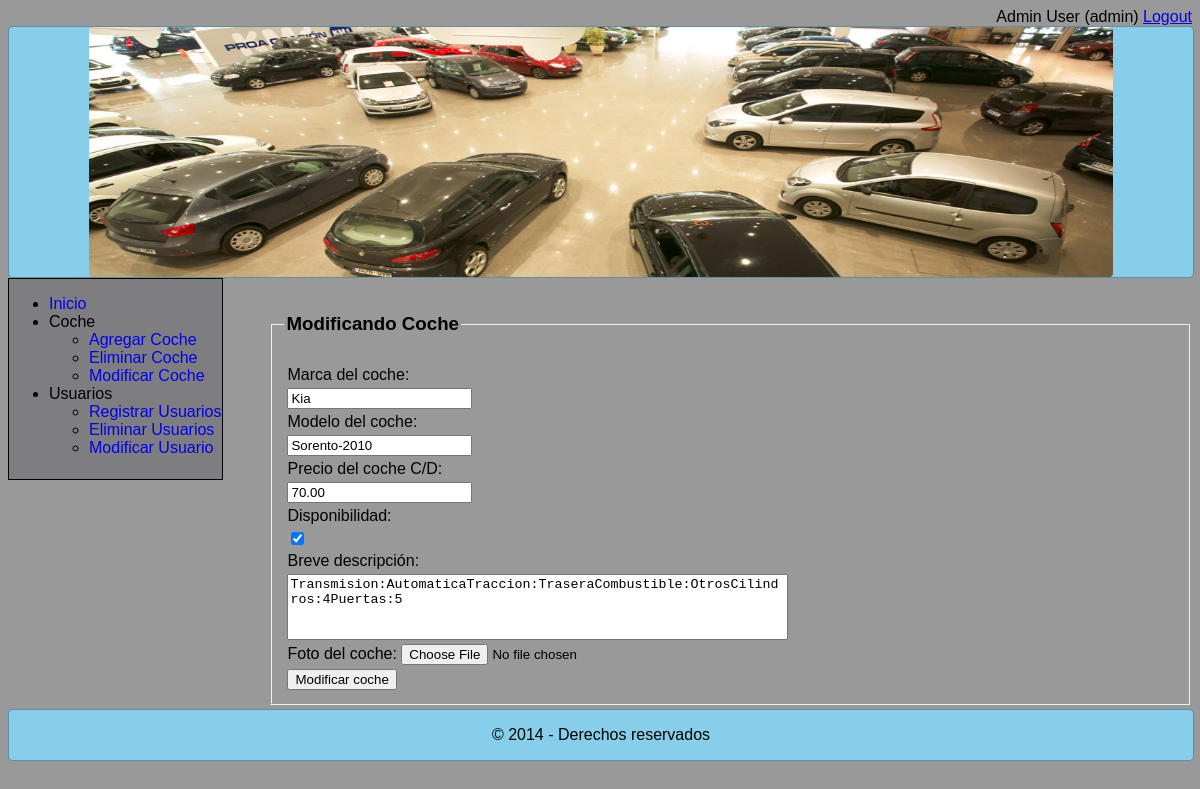
Screenshot of /modificando_coche.php?id_coche=9 (signed in) with the database file from the repository.
### tables this page shows
CREATE TABLE `producto` (
  `id_producto` int(11) NOT NULL AUTO_INCREMENT,
  `marca` varchar(60) NOT NULL,
  `modelo` varchar(60) NOT NULL,
  `foto` varchar(250) NOT NULL,
  `precio` decimal(10,2) NOT NULL,
  `disponibilidad` tinyint(1) NOT NULL,
  `descripcion` varchar(150) NOT NULL,
  PRIMARY KEY (`id_producto`),
  UNIQUE KEY `modelo` (`modelo`)
);

### modificando_coche.php (the view, shortened to what this page needs)
<?php
	$id_coche = $_GET['id_coche'];
	require("lib/conexion_db.php");
?>
<html>
	<head>
		<link rel = 'stylesheet' href = 'styles/estilo.css'>
	</head>
	<body>
		<?php
			include("admin/nav-admin.php");
		?>
		<div id="cuerpoadmin">
		<form action = "procesar_modificar_coche.php" method = "post" onSubmit = "return validarCampos()" enctype = "multipart/form-data">
			<fieldset> <legend><h3>Modificando Coche</h3></legend>
				<?php
					$marca = null;
					$modelo = null;
					$precio = null;
					$descripcion = null;
					$query = "SELECT * FROM producto where id_producto = '$id_coche'";
					$resultado = mysqli_query($conexion, $query);
					if ($row = mysqli_fetch_array($resultado)) {
						$marca = $row['marca'];
						$modelo = $row['modelo'];
						$precio = $row['precio'];
						$descripcion = $row['descripcion'];
					}
					echo "<table>
							<tr><td><input type = 'hidden' name = 'id_coche' value = '$id_coche' required = 'required'/></td></tr>
							<tr><td>Marca del coche:</td></tr>
							<tr><td><input type = 'text' id = 'marca' name = 'marca' placeholder = 'Marca del coche' maxlength = '60' value = '$marca' required = 'required'/> <br></td></tr>
							<tr><td>Modelo del coche:</td></tr>
							<tr><td><input type = 'text' id = 'modelo' name = 'modelo' placeholder = 'Modelo del coche' maxlength = '60' value = '$modelo' required = 'required'/> <br></td></tr>
							<tr><td>Precio del coche C/D:</td></tr>
							<tr><td><input type = 'text' id = 'precio' name = 'precio' placeholder = 'Precio por día' maxlength = '10' value = '$precio' onKeyPress = 'return soloNumeros(event);' required = 'required'/> <br></td></tr>
							<tr><td>Disponibilidad:</td></tr>
							<tr><td><input type = 'checkbox' id = 'disponibilidad' name = 'disponibilidad' checked> <br></td></tr>
							<tr><td>Breve descripción:</td></tr>
							<tr><td><textarea rows = '4' cols = '60' id = 'descripcion' name = 'descripcion' placeholder = 'Aqui la descripción' maxlength = '150' required = 'required'/ style = 'resize: none;'>$descripcion</textarea> <br></td></tr>
							<tr><td>Foto del coche: <input type = 'file' id = 'foto_coche' name = 'foto_coche'> <br></td></tr>
							<tr><td><input type = 'submit' value = 'Modificar coche'></td></tr>
						</table>";
				?>
			</fieldset>
		</form>
		</div>
		<footer>
			<p>&copy; 2014 - Derechos reservados</p>
		</footer>
	</body>
</html>

### styles/estilo.css (style rules this page uses)
body { background-color: rgba(0,0,0,0.4); font-family: arial; }
footer { text-align: center; background-color: skyblue; border: 1px solid rgba(0,0,0,0.3); border-radius: 5px; height: 50px; width: 100%; }
#cuerpoadmin { width: 78%; height: 415px; float: right; }
footer { clear: both; }

### rows the page displays
producto: marca "Kia", modelo "Sorento-2010", precio "70.00", descripcion "Transmision:AutomaticaTraccion:TraseraCombustible:OtrosCilindros:4Puertas:5"

### other values shown
$nombre "Admin User (admin)"
